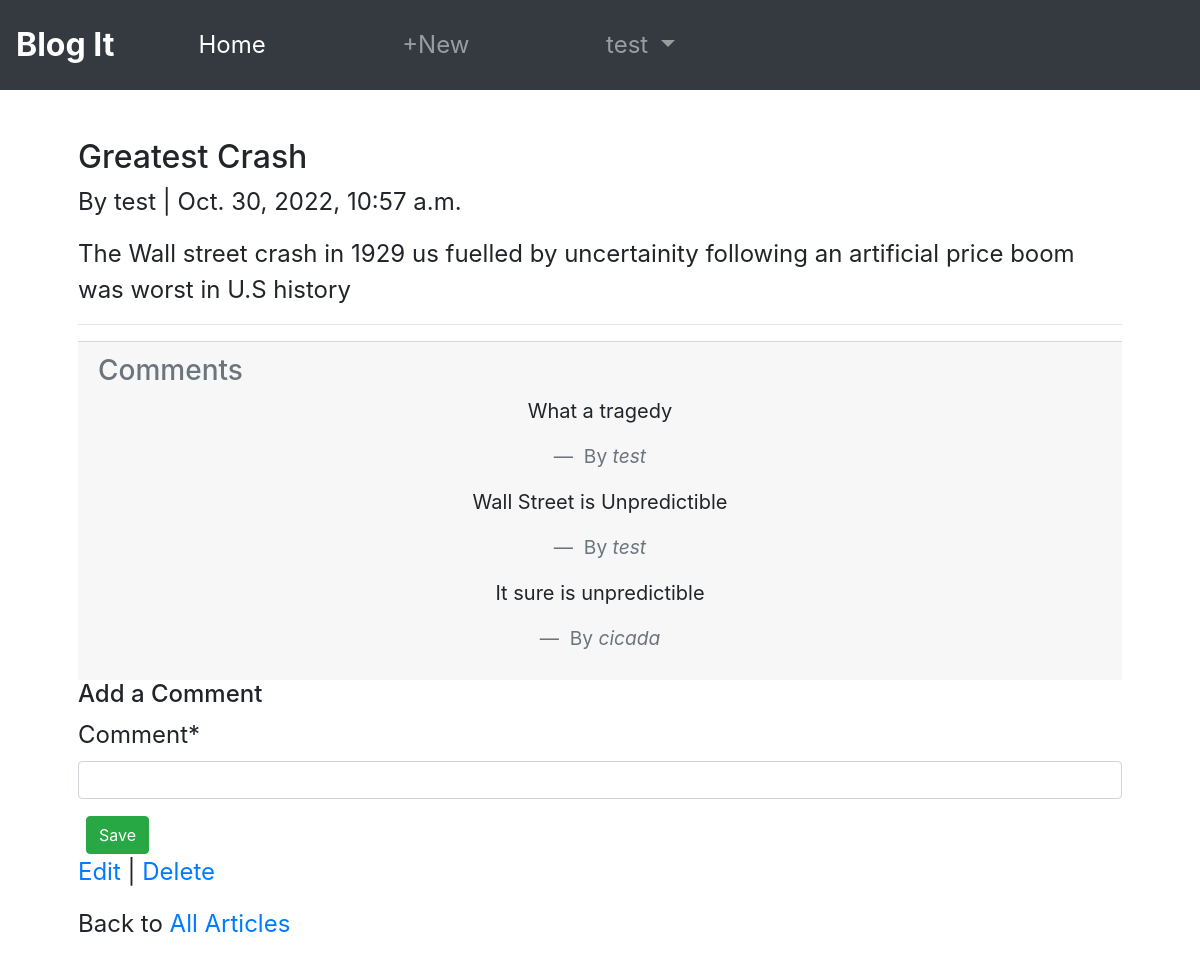
The page /articles/2/ (signed in) on the database its author committed.
### accounts/models.py (models this page shows)
class CustomUser(AbstractUser):
    age = models.PositiveIntegerField(null=True,blank=True)

### articles/models.py (models this page shows, shortened)
class Article(models.Model):
    title= models.CharField(max_length=255)
    body= models.TextField()
    date = models.DateTimeField(auto_now_add=True)
    author=models.ForeignKey(
        settings.AUTH_USER_MODEL,
        on_delete=models.CASCADE,
    )

class Comment(models.Model):
    article = models.ForeignKey(Article,on_delete=models.CASCADE)
    comment = models.CharField(max_length=200)
    author = models.ForeignKey(
        settings.AUTH_USER_MODEL,
        on_delete=models.CASCADE,
    )
    def __str__(self):
        return self.comment

### articles/views.py (the view, shortened to what this page needs)
# urls.py: path("<int:pk>/",ArticleDetailView.as_view(),name="article_detail"),
class ArticleDetailView(LoginRequiredMixin,DetailView):
    def get(self,request,*args,**kwargs):
        view =CommentGet.as_view()
        return view(request,*args,**kwargs)

### articles/forms.py
class CommentForm(forms.ModelForm):
    class Meta:
        model = Comment
        fields = ("comment",)

### articles/views.py (called while the page is built)
    def get_context_data(self, **kwargs):
        context = super().get_context_data(**kwargs)
        context['form']=CommentForm()
        return context

### articles/templates/article_detail.html (shortened to what this page needs)
{% extends "base.html" %}
{% load crispy_forms_tags %}
{% block content %}
    <div class="article-entry">
        <h2>{{ object.title }}</h2>
        <p>By {{ object.author }} | {{ object.date }}</p>
        <p>{{ object.body }}</p>
    </div>
    <hr>
    <div class="card-footer">
        <h3 class="text-muted">Comments</h3>
        {% for comment in article.comment_set.all %}
            <figure class="text-center">
                <blockquote class="blockquote">
                  <p> {{ comment }}</p>
                </blockquote>
                <figcaption class="blockquote-footer">
                  By <cite title="Source Title">{{ comment.author }}</cite>
                </figcaption>
              </figure>
        {% endfor %}
    </div>
    <h4>Add a Comment</h4>
        <form action="" method="post">
            {{ form|crispy }}
            <button class="btn btn-success ml-2" type="submit">Save</button>
        </form>
    <p>
        <a href="{% url 'article_edit' article.pk %}">Edit</a> |
        <a href="{% url 'article_delete' article.pk %}">Delete</a>
    </p>
    <p>Back to <a href="{% url 'article_list' %}">All Articles</a></p>
{% endblock content %}

### accounts/templates/base.html (shortened to what this page needs)
<!DOCTYPE html>
<html lang="en">
<head>
    <link rel="stylesheet" href="https://cdn.jsdelivr.net/npm/bootstrap@4.3.1/dist/css/bootstrap.min.css">
</head>
<body>
    <nav class="navbar navbar-expand-lg navbar-dark bg-dark p-3 ">
        <a class="navbar-brand" href="{% url 'home' %}">Blog It</a>
        <div class="collapse navbar-collapse" id="navbarNavDropdown">
          <ul class="navbar-nav">
            <li class="nav-item active col-4">
              <a class="nav-link" href="{% url 'home' %}">Home</a>
            </li>
            {% if user.is_authenticated %}
            <li class="nav-item col-4">
              <a class="nav-link" href="{% url 'article_new' %}">+New</a>
            </li>
            <li class="nav-item dropdown col-4">
              <a class="nav-link dropdown-toggle" href="#" id="navbarDropdownMenuLink" data-toggle="dropdown" aria-haspopup="true" aria-expanded="false">
                {{ user.username }}
              </a>
            </li>
            {% endif %}
        </ul>
        </div>
      </nav>
    <div class="container p-5  main-content">
        <div class="d-flex justify-content-start">
            <main>
              {% block content %}
              {% endblock content %}
          </main>
        </div>
    </div>
</body>
</html>

### accounts/templates/base.html (style rules this page uses)
.navbar,.main-content { font-size: 24px; }
.navbar-brand { font-weight: bold; font-size: 32px; }
.navbar-nav > li { padding-left:60px; padding-right:60px; }

### rows shown on the page
CustomUser: username "test"
Article: title "Greatest Crash", author "test", date "Oct. 30, 2022, 10:57 a.m.", body "The Wall street crash in 1929 us fuelled by uncertainity following an artificial price boom was worst in U.S history"
Comment: comment "What a tragedy", author "test"
Comment: comment "Wall Street is Unpredictible", author "test"
Comment: comment "It sure is unpredictible", author "cicada"
